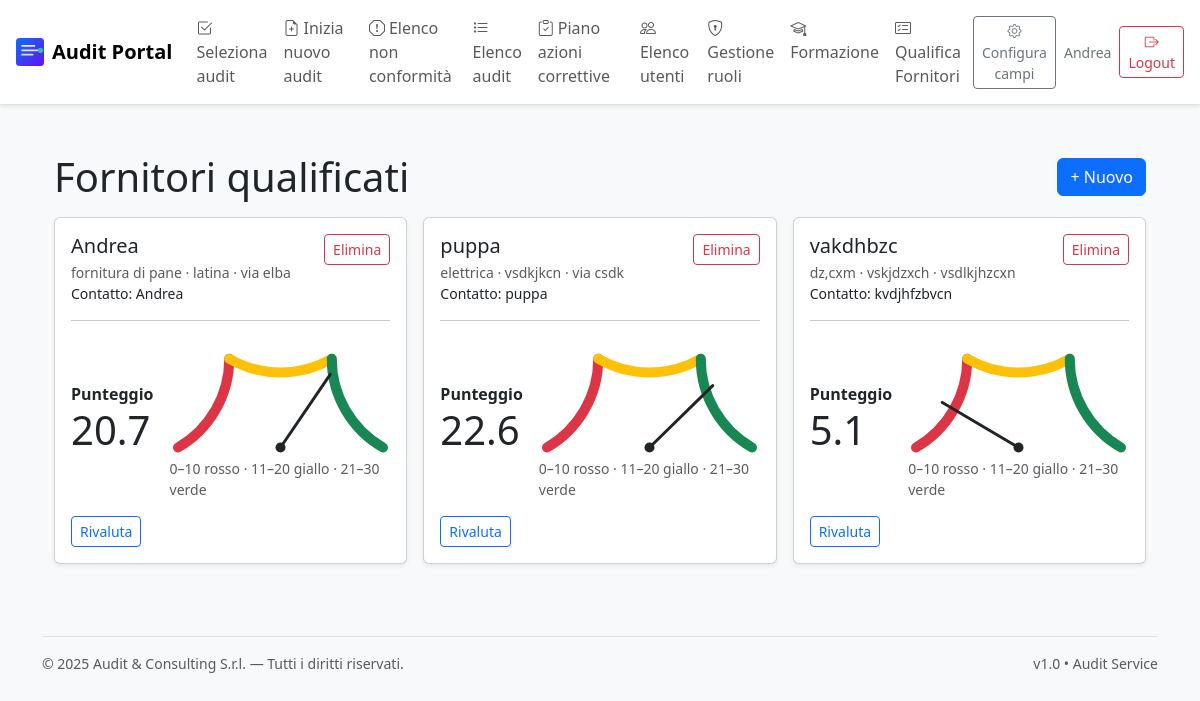
/qualifica-fornitori/elenco (signed in), run on the app's committed database.
### app.py (models this page shows, shortened)
    class User(db.Model, UserMixin):
        __tablename__ = "users"
        id = db.Column(db.Integer, primary_key=True)
        name = db.Column(db.String(120), nullable=False)
        email = db.Column(db.String(255), unique=True, nullable=False)
        password_hash = db.Column(db.String(255), nullable=False)
        role = db.Column(db.String(20), nullable=False, default="junior")  # 'supervisor' | 'admin' | 'junior'
        requested_role = db.Column(db.String(20), nullable=True)           # richiesta di promozione
        def is_supervisor(self) -> bool:
            return self.role == "supervisor"

### models.py (models this page shows, shortened)
class Fornitore(db.Model):
    __tablename__ = "fornitori"
    id = db.Column(db.Integer, primary_key=True)
    nome = db.Column(db.String(200), nullable=False)
    telefono = db.Column(db.String(50), nullable=True)
    contatto = db.Column(db.String(200), nullable=True)
    tipologia = db.Column(db.String(50), nullable=False)  # "elettrica" | "meccanica" | "servizi"
    indirizzo = db.Column(db.String(300), nullable=True)
    citta = db.Column(db.String(120), nullable=True)

### suppliers.py (the view)
@suppliers_bp.route("/elenco")
@login_required
def elenco():
    items = []
    fornitori = Fornitore.query.order_by(Fornitore.nome.asc()).all()
    for f in fornitori:
        last_q = f.qualifiche.order_by(FornitoreQualifica.created_at.desc()).first()
        if last_q:
            items.append({"fornitore": f, "qualifica": last_q, "score": last_q.final_score})
    return render_template("fornitori_elenco.html", items=items)

### models.py (called while the page is built)
    @property
    def scores(self):
        pairs = [
            (self.q1_req, self.q1_imp),
            (self.q2_req, self.q2_imp),
            (self.q3_req, self.q3_imp),
            (self.q4_req, self.q4_imp),
            (self.q5_req, self.q5_imp),
            (self.q6_req, self.q6_imp),
            (self.q7_req, self.q7_imp),
            (self.q8_req, self.q8_imp),
            (self.q9_req, self.q9_imp),
            (self.q10_req, self.q10_imp),
        ]
        scores = []
        for r, i in pairs:
            if r and i:
                scores.append(int(r) * int(i))
        return scores

    @property
    def final_score(self):
        sc = self.scores
        return round(sum(sc) / len(sc), 2) if sc else 0.0

### templates/fornitori_elenco.html (shortened to what this page needs)
{% extends "base.html" %}
{% block content %}
<div class="container py-4">
  <div class="d-flex justify-content-between align-items-center mb-3">
    <h1 class="mb-0">Fornitori qualificati</h1>
    <a href="{{ url_for('suppliers.nuovo') }}" class="btn btn-primary">+ Nuovo</a>
  </div>
  {% if items %}
  <div class="row g-3">
    {% for row in items %}
    <div class="col-md-6 col-xl-4">
      <div class="card h-100 shadow-sm">
        <div class="card-body">
          <div class="d-flex justify-content-between align-items-start">
            <div>
              <h5 class="card-title mb-1">{{ row.fornitore.nome }}</h5>
              <div class="text-muted small">
                {{ row.fornitore.tipologia }}
                {% if row.fornitore.citta %} · {{ row.fornitore.citta }}{% endif %}
                {% if row.fornitore.indirizzo %} · {{ row.fornitore.indirizzo }}{% endif %}
              </div>
              {% if row.fornitore.contatto %}<div class="small">Contatto: {{ row.fornitore.contatto }}</div>{% endif %}
            </div>
            <form method="post" action="{{ url_for('suppliers.elimina', fid=row.fornitore.id) }}" onsubmit="return confirm('Eliminare il fornitore e le relative qualifiche?');">
              <button type="submit" class="btn btn-outline-danger btn-sm">Elimina</button>
            </form>
          </div>
          <hr>
          <div class="d-flex align-items-center">
            <div class="me-3">
              <div class="fw-bold">Punteggio</div>
              <div class="display-6">{{ row.score }}</div>
            </div>
            <div class="flex-grow-1">
              <div class="gauge" data-score="{{ row.score }}" aria-label="Indicatore punteggio"></div>
              <div class="small text-muted">0–10 rosso · 11–20 giallo · 21–30 verde</div>
            </div>
          </div>
          <div class="mt-3">
            <a href="{{ url_for('suppliers.rivaluta', fid=row.fornitore.id) }}" class="btn btn-outline-primary btn-sm">Rivaluta</a>
          </div>
        </div>
      </div>
    </div>
    {% endfor %}
  </div>
  {% else %}
    <div class="alert alert-info">Nessun fornitore qualificato al momento.</div>
  {% endif %}
</div>
{% endblock %}

### templates/base.html (shortened to what this page needs)
{% set APP_NAME = config.APP_NAME if config.APP_NAME else "Audit Portal" %}
<!doctype html>
<html lang="it">
  <head>
    <link href="https://cdn.jsdelivr.net/npm/bootstrap@5.3.3/dist/css/bootstrap.min.css" rel="stylesheet">
    <link href="https://cdn.jsdelivr.net/npm/bootstrap-icons@1.11.3/font/bootstrap-icons.css" rel="stylesheet">
    <link href="{{ url_for('static', filename='custom.css') }}" rel="stylesheet">
  </head>
  <body class="bg-light">
    <nav class="navbar navbar-expand-lg bg-white border-bottom shadow-sm sticky-top">
      <div class="container-fluid px-3">
        <a class="navbar-brand d-flex align-items-center gap-2" href="{{ url_for('index') }}">
          {% if config.COMPANY_LOGO %}
            <img src="{{ config.COMPANY_LOGO }}" alt="logo" height="28">
          {% endif %}
          <span class="fw-semibold">{{ APP_NAME }}</span>
        </a>
        <div class="collapse navbar-collapse" id="navMain">
          <ul class="navbar-nav me-auto mb-2 mb-lg-0">
            {% if current_user.is_authenticated %}
              {% if current_user.is_supervisor() or current_user.is_admin() %}
                <li class="nav-item"><a class="nav-link" href="{{ url_for('select_audit') }}"><i class="bi bi-check2-square me-1"></i>Seleziona audit</a></li>
                <li class="nav-item"><a class="nav-link" href="{{ url_for('new_audit') }}"><i class="bi bi-file-earmark-plus me-1"></i>Inizia nuovo audit</a></li>
                <li class="nav-item"><a class="nav-link" href="{{ url_for('list_ncs') }}"><i class="bi bi-exclamation-octagon me-1"></i>Elenco non conformità</a></li>
              {% endif %}
              <li class="nav-item"><a class="nav-link" href="{{ url_for('list_audits') }}"><i class="bi bi-list-task me-1"></i>Elenco audit</a></li>
              <li class="nav-item"><a class="nav-link" href="{{ url_for('actions_plan') }}"><i class="bi bi-clipboard-check me-1"></i>Piano azioni correttive</a></li>
              {% if current_user.is_supervisor() %}
                <li class="nav-item"><a class="nav-link" href="{{ url_for('users_list') }}"><i class="bi bi-people me-1"></i>Elenco utenti</a></li>
                <li class="nav-item"><a class="nav-link" href="{{ url_for('manage_users') }}"><i class="bi bi-shield-lock me-1"></i>Gestione ruoli</a></li>
              {% endif %}
            {% endif %}
              <li class="nav-item"><a class="nav-link" href="{{ url_for('training.index') }}"><i class="bi bi-mortarboard me-1"></i>Formazione</a></li>
              <li class="nav-item"><a class="nav-link" href="{{ url_for('suppliers.index') }}"><i class="bi bi-card-checklist me-1"></i>Qualifica Fornitori</a></li>
</ul>
          <div class="d-flex align-items-center gap-2">
            {% if current_user.is_authenticated %}
              {% if current_user.is_supervisor() or current_user.is_admin() %}
                <a class="btn btn-outline-secondary btn-sm" href="{{ url_for('config_campi_audit') }}">
                  <i class="bi bi-gear"></i> Configura campi
                </a>
              {% endif %}
              <span class="small text-secondary d-none d-md-inline">{{ current_user.name }}</span>
              <a class="btn btn-outline-danger btn-sm" href="{{ url_for('logout') }}"><i class="bi bi-box-arrow-right"></i> Logout</a>
            {% else %}
              <a class="btn btn-primary btn-sm" href="{{ url_for('login') }}">Login</a>
              <a class="btn btn-outline-primary btn-sm" href="{{ url_for('register') }}">Registrati</a>
            {% endif %}
          </div>
        </div>
      </div>
    </nav>
    <main class="container py-4">
      {% block content %}{% endblock %}
    </main>
    <footer class="container py-4 small text-muted">
      <div class="d-flex justify-content-between border-top pt-3">
        <div>© {{ now.year }} {{ config.Audit_Consulting or "Audit & Consulting S.r.l." }} — Tutti i diritti riservati.</div>
        <div class="d-none d-md-block">v1.0 • Audit Service</div>
      </div>
    </footer>
  </body>
</html>

### static/custom.css (style rules this page uses)
.navbar-brand img { display:inline-block; height:28px; }

### templates/fornitori_elenco.html (style rules this page uses)
.gauge { width: 100%; max-width: 260px; aspect-ratio: 2 / 1; }

### data on the page
User: name "Andrea"
Fornitore: fornitore.nome "Andrea", fornitore.tipologia "fornitura di pane", fornitore.citta "latina", fornitore.indirizzo "via elba", fornitore.contatto "Andrea"
Fornitore: fornitore.nome "puppa", fornitore.tipologia "elettrica", fornitore.citta "vsdkjkcn", fornitore.indirizzo "via csdk", fornitore.contatto "puppa"
Fornitore: fornitore.nome "vakdhbzc", fornitore.tipologia "dz,cxm", fornitore.citta "vskjdzxch", fornitore.indirizzo "vsdlkjhzcxn", fornitore.contatto "kvdjhfzbvcn"

### other printed values
{{ APP_NAME }} "Audit Portal"
{{ row.score }} "20.7" "22.6" "5.1"
{{ config.Audit_Consulting or "Audit & Consulting S.r.l." }} "Audit & Consulting S.r.l."
